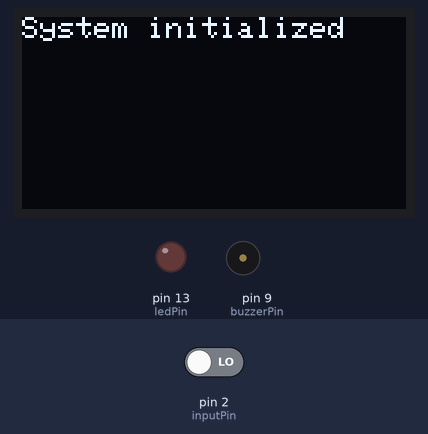
Bench run of a sketch on a simulated Arduino Uno, built with avr-gcc and run on an emulated ATmega328P. Parts: 128×64 one-colour display, output pins drawn as LEDs (lit = HIGH), buzzer (waves = sounding). Inputs (shaded band) come from the test bench; at power-on: pin 2 (inputPin) LOW. What the sketch prints to the serial monitor is not drawn.

Above: at 3.2 s.
3.3 s: pin 2 (inputPin) driven HIGH
At 4.3 s:
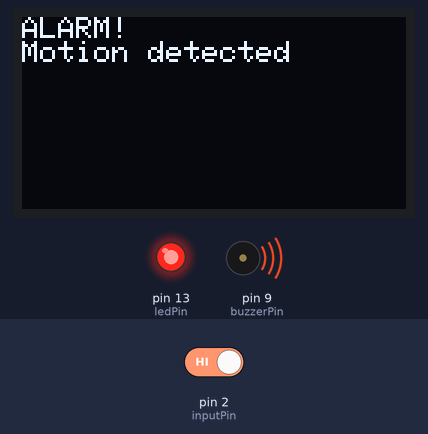
4.8 s: pin 2 (inputPin) driven LOW
At 5.4 s:
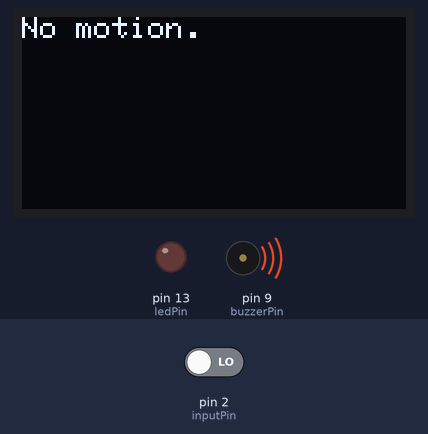
Timing chart, 0 to 7.8 s (numbered marks = the images above; inputs shaded):
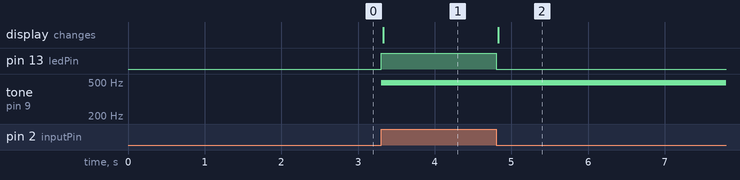

The sketch:

sketch.ino
```cpp
#include <Adafruit_GFX.h>
#include <Adafruit_SSD1306.h>

#define SCREEN_WIDTH 128  // OLED display width, in pixels
#define SCREEN_HEIGHT 64  // OLED display height, in pixels
#define OLED_RESET -1     // Reset pin (not used with I2C)

Adafruit_SSD1306 display(SCREEN_WIDTH, SCREEN_HEIGHT, &Wire, OLED_RESET);

int ledPin = 13;      // LED pin
int inputPin = 2;     // PIR sensor input pin
int buzzerPin = 9;    // Buzzer pin
int pirState = LOW;   // PIR motion state
int val = 0;          // Value read from PIR sensor

void setup() {
  pinMode(ledPin, OUTPUT);       // Set LED as output
  pinMode(inputPin, INPUT);      // Set PIR sensor as input
  pinMode(buzzerPin, OUTPUT);    // Set buzzer as output
  Serial.begin(9600);            // Start serial communication

  // Initialize OLED display
  if (!display.begin(SSD1306_SWITCHCAPVCC, 0x3C)) { // I2C address 0x3C
    Serial.println(F("OLED display not found"));
    for (;;); // Stop program execution
  }

  display.clearDisplay();
  display.setTextSize(1);
  display.setTextColor(SSD1306_WHITE);
  display.setCursor(0, 0);
  display.println("System initialized");
  display.display();
  delay(2000);
  display.clearDisplay();
}

void loop() {
  val = digitalRead(inputPin); // Read PIR sensor value

  if (val == HIGH) {
    digitalWrite(ledPin, HIGH);      // Turn on LED
    analogWrite(buzzerPin, 30);      // Emit soft sound from buzzer

    if (pirState == LOW) {
      Serial.println("Motion detected!");
      pirState = HIGH;

      // OLED: show alert
      display.clearDisplay();
      display.setCursor(0, 0);
      display.println("ALARM!");
      display.println("Motion detected");
      display.display();
    }
  } else {
    digitalWrite(ledPin, LOW);       // Turn off LED
    analogWrite(buzzerPin, 0);       // Turn off buzzer

    if (pirState == HIGH) {
      Serial.println("No motion.");
      pirState = LOW;

      // OLED: show idle state
      display.clearDisplay();
      display.setCursor(0, 0);
      display.println("No motion.");
      display.display();
    }
  }
}
```

Measured:
- after the input at 3.3 s, pin 13 (ledPin): LOW → HIGH at once; tone on pin 9 (buzzerPin): silent → 490 Hz at once; the display: changes at once (image 1)
- after the input at 4.8 s, pin 13 (ledPin): HIGH → LOW at once; the display: changes at once (image 2)
